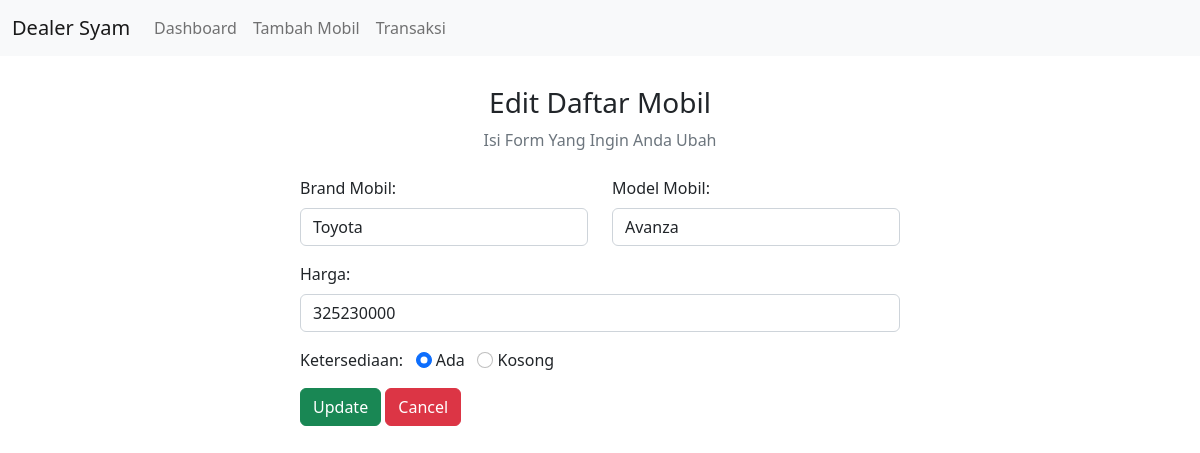
The page /edit.php?id=1243 on the database its author committed.
### tables this page shows
CREATE TABLE `produk` (
  `id` int(255) NOT NULL,
  `brand` varchar(255) NOT NULL,
  `model` varchar(255) NOT NULL,
  `harga` int(255) NOT NULL,
  `sedia` varchar(255) NOT NULL
);

### edit.php (the view, shortened to what this page needs)
<?php
include "db_conn.php"; include "header.php";
$id = $_GET["id"];
?>
<div class="container">
  <div class="text-center mb-4">
    <h3>Edit Daftar Mobil</h3>
    <p class="text-muted">Isi Form Yang Ingin Anda Ubah</p>
  </div>
  <?php
  $sql = "SELECT * FROM `produk` WHERE id = $id LIMIT 1";
  $result = mysqli_query($conn, $sql);
  $row = mysqli_fetch_assoc($result);
  ?>
  <div class="container d-flex justify-content-center">
    <form action="" method="post" style="width:50vw; min-width:300px;">
      <div class="row mb-3">
        <div class="col">
          <label class="form-label">Brand Mobil:</label>
          <input type="text" class="form-control" name="brand" value="<?php echo $row['brand'] ?>">
        </div>
        <div class="col">
          <label class="form-label">Model Mobil:</label>
          <input type="text" class="form-control" name="model" value="<?php echo $row['model'] ?>">
        </div>
      </div>
      <div class="mb-3">
        <label class="form-label">Harga:</label>
        <input type="harga" class="form-control" name="harga" value="<?php echo $row['harga'] ?>">
      </div>
      <div class="form-group mb-3">
        <label>Ketersediaan:</label>
        <input type="radio" class="form-check-input" name="sedia" id="ada" value="ada" <?php echo ($row["sedia"] == 'ada') ? "checked" : ""; ?>>
        <label for="male" class="form-input-label">Ada</label>
        <input type="radio" class="form-check-input" name="sedia" id="kosong" value="kosong" <?php echo ($row["sedia"] == 'kosong') ? "checked" : ""; ?>>
        <label for="female" class="form-input-label">Kosong</label>
      </div>
      <div>
        <button type="submit" class="btn btn-success" name="submit">Update</button>
        <a href="index.php" class="btn btn-danger">Cancel</a>
      </div>
    </form>
  </div>
</div>

### datatables/datatables.css (style rules this page uses)
:root { --dt-row-selected: 13, 110, 253; --dt-row-selected-text: 255, 255, 255; --dt-row-selected-link: 9, 10, 11; }

### rows shown on the page
produk: brand "Toyota", model "Avanza", harga "325230000", sedia "☑"
